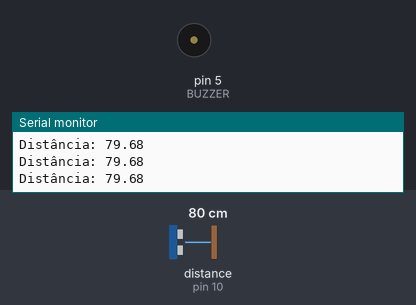
This sketch was run on a simulated Arduino Uno, built with avr-gcc and run on an emulated ATmega328P. Shown: buzzer (waves = sounding, pin HIGH), the last lines printed to the serial monitor. Wiring (inferred from the names in the program): ultrasonic range finder: trigger pin 9; echo pin 10. The test bench sets the inputs (shaded band); at power-on: distance to the obstacle (sensor on pin 10) 80 cm. The echo pulse lasts 58.3 µs per cm; pins used as bus, display or sensor lines are not drawn.

Above: at 1.2 s.
1.3 s: distance to the obstacle (sensor on pin 10) set to 23 cm
2.8 s: distance to the obstacle (sensor on pin 10) set to 19 cm
At 3.9 s:
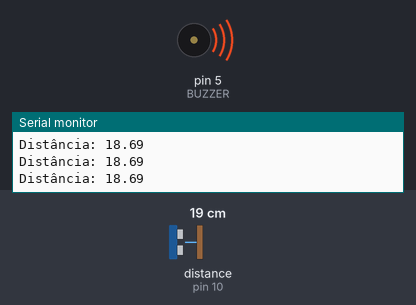
4.3 s: distance to the obstacle (sensor on pin 10) set to 35 cm
At 5.6 s:
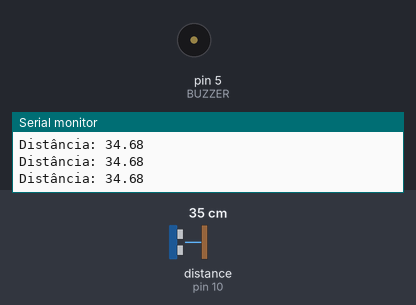
5.9 s: distance to the obstacle (sensor on pin 10) set to 2 cm
At 6.7 s:
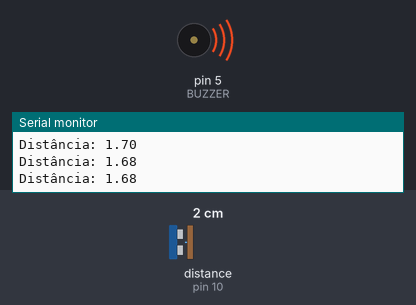
Timing chart, 0 to 8.5 s (numbered marks = the images above; inputs shaded):
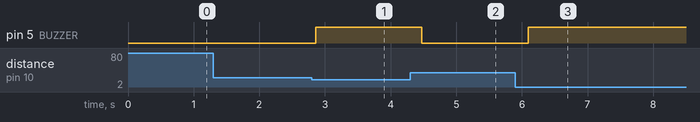

Measured:
- the behaviour switches between 21 and 20 cm on distance to the obstacle (sensor on pin 10) (found by bisection; images 0 and 1)
- after the input at 2.8 s, pin 5 (BUZZER): LOW → HIGH after 0.06 s
- after the input at 4.3 s, pin 5 (BUZZER): HIGH → LOW after 0.18 s
- after the input at 5.9 s, pin 5 (BUZZER): LOW → HIGH after 0.20 s

The sketch:

EX2.ino
```cpp
#define TRIG 9
#define ECHO 10
#define BUZZER 5
#define DIST_MIN 20

void setup() {
  pinMode(TRIG, OUTPUT);
  pinMode(ECHO, INPUT);
  pinMode(BUZZER, OUTPUT);
  Serial.begin(9600);
}

void loop() {
  digitalWrite(TRIG, LOW);
  delayMicroseconds(2);
  digitalWrite(TRIG, HIGH);
  delayMicroseconds(10);
  digitalWrite(TRIG, LOW);

  long duracao = pulseIn(ECHO, HIGH);
  float distancia = duracao * 0.0343 / 2;

  Serial.print("Distância: ");
  Serial.println(distancia);

  digitalWrite(BUZZER, distancia > 0 && distancia < DIST_MIN);
  delay(200);
}
```
